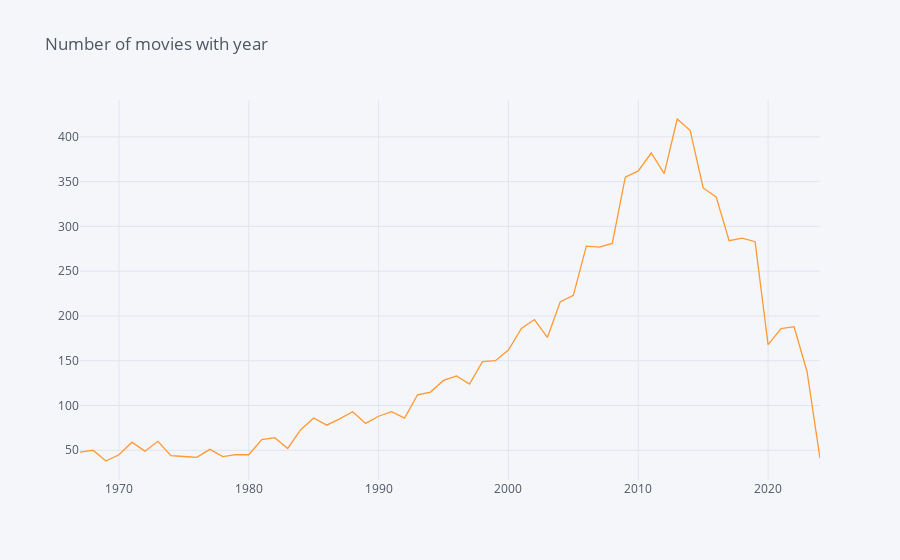

Source (notebook cell):
### Code cell
df_by_date = dfNew.loc[dfNew['year'].sort_values().index]
by_date = df_by_date.groupby('year').year.count()
by_date.iplot(kind='scatter', title='Number of movies with year',name='rating')

### Figure 1 — Plotly figure (JSON) as saved in the notebook; plotly's stock layout.template omitted (floating-point values rounded to 4 significant figures)
{"data": [{"line": {"color": "rgba(255, 153, 51, 1.0)", "dash": "solid", "shape": "linear", "width": 1.3}, "mode": "lines", "name": "year", "text": "", "x": ["1967-01-01", "1968-01-01", "1969-01-01", "1970-01-01", "1971-01-01", "1972-01-01", "1973-01-01", "1974-01-01", "1975-01-01", "1976-01-01", "1977-01-01", "1978-01-01", "1979-01-01", "1980-01-01", "1981-01-01", "1982-01-01", "1983-01-01", "1984-01-01", "1985-01-01", "1986-01-01", "1987-01-01", "1988-01-01", "1989-01-01", "1990-01-01", "1991-01-01", "1992-01-01", "1993-01-01", "1994-01-01", "1995-01-01", "1996-01-01", "1997-01-01", "1998-01-01", "1999-01-01", "2000-01-01", "2001-01-01", "2002-01-01", "2003-01-01", "2004-01-01", "2005-01-01", "2006-01-01", "2007-01-01", "2008-01-01", "2009-01-01", "2010-01-01", "2011-01-01", "2012-01-01", "2013-01-01", "2014-01-01", "2015-01-01", "2016-01-01", "2017-01-01", "2018-01-01", "2019-01-01", "2020-01-01", "2021-01-01", "2022-01-01", "2023-01-01", "2024-01-01"], "y": [48, 50, 38, 45, 59, 49, 60, 44, 43, 42, 51, 43, 45, 45, 62, 64, 52, 73, 86, 78, 85, 93, 80, 88, 93, 86, 112, 115, 128, 133, 124, 149, 150, 162, 186, 196, 176, 216, 223, 278, 277, 281, 355, 362, 382, 359, 420, 407, 343, 333, 284, 287, 283, 168, 186, 188, 138, 41], "type": "scatter"}], "layout": {"legend": {"bgcolor": "#F5F6F9", "font": {"color": "#4D5663"}}, "paper_bgcolor": "#F5F6F9", "plot_bgcolor": "#F5F6F9", "title": {"font": {"color": "#4D5663"}, "text": "Number of movies with year"}, "xaxis": {"gridcolor": "#E1E5ED", "showgrid": true, "tickfont": {"color": "#4D5663"}, "title": {"font": {"color": "#4D5663"}, "text": ""}, "zerolinecolor": "#E1E5ED"}, "yaxis": {"gridcolor": "#E1E5ED", "showgrid": true, "tickfont": {"color": "#4D5663"}, "title": {"font": {"color": "#4D5663"}, "text": ""}, "zerolinecolor": "#E1E5ED"}}}
